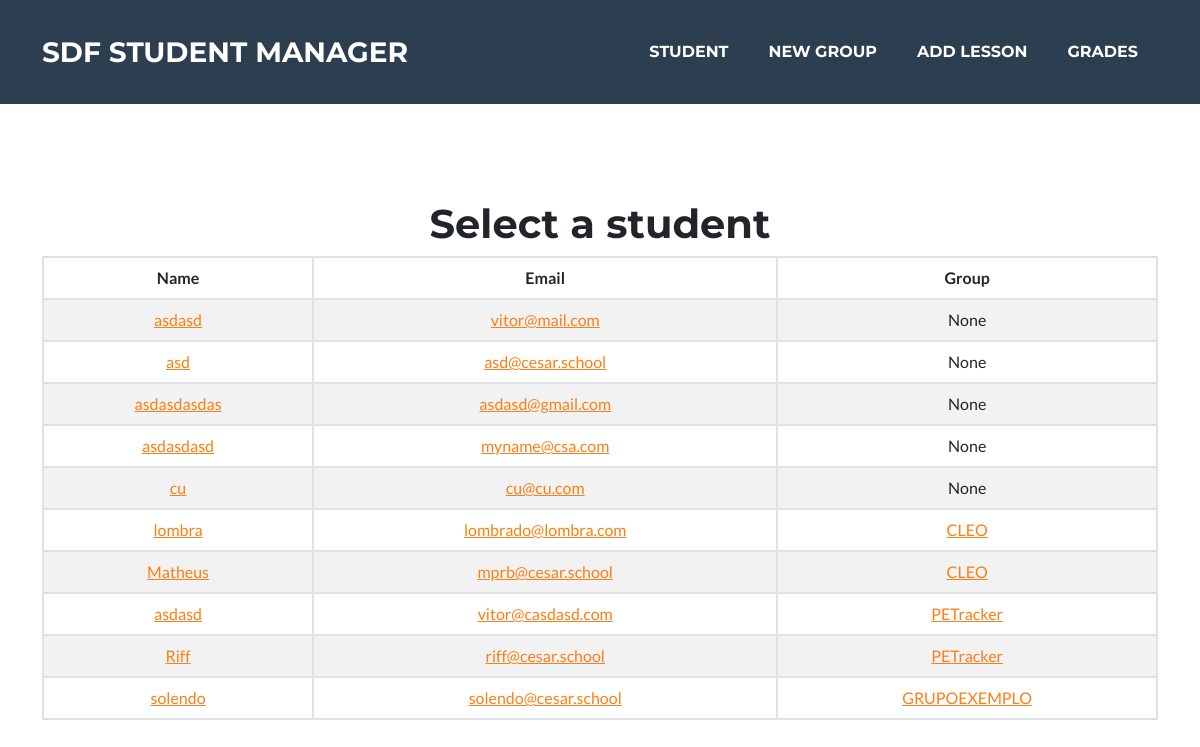
The page /student/select/edit on the database as committed earlier.
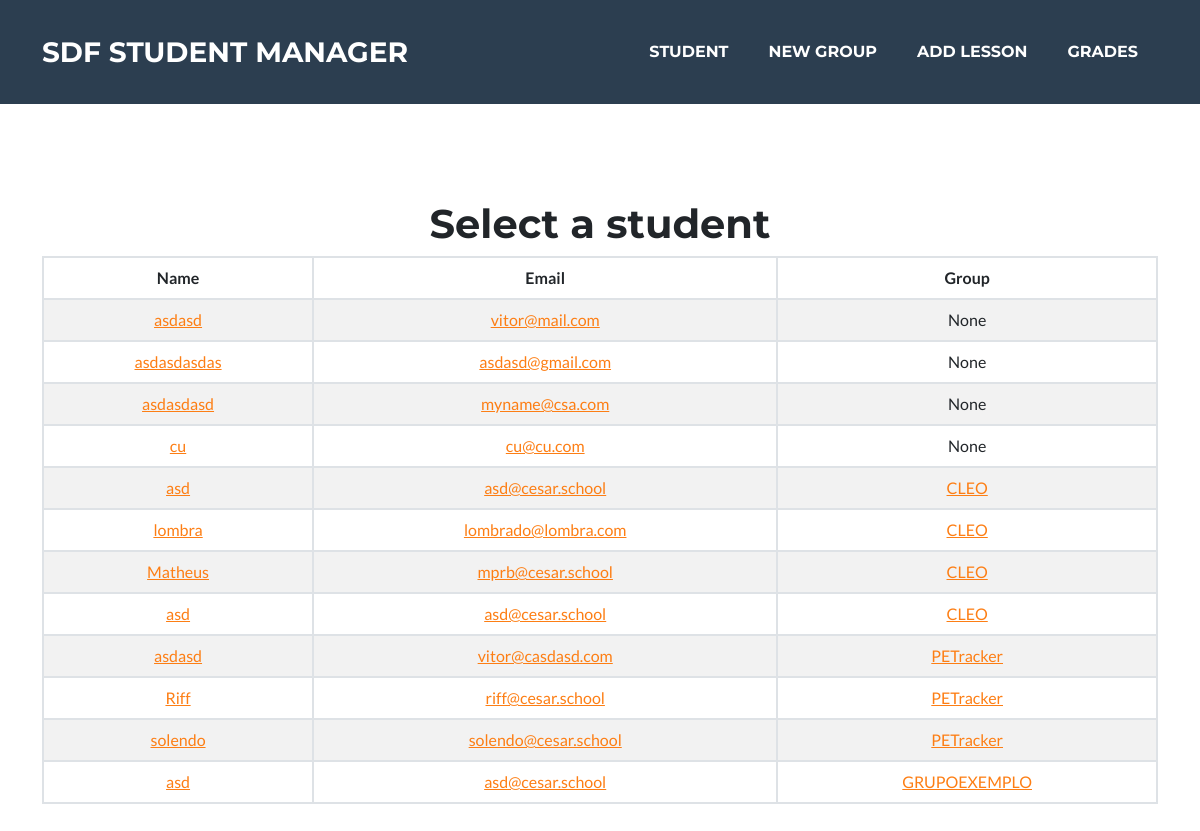
The same page on the database as committed later.
### presence_count/models.py (models this page shows, shortened)
class Student(models.Model):
    name = models.CharField(max_length=100)
    email = models.EmailField(max_length=100)
    grade_1 = models.FloatField(default=0)
    grade_2 = models.FloatField(default=0)
    grade_avg = models.FloatField(default=0)
    presences = models.IntegerField(default=0)
    group = models.ForeignKey(Group, on_delete=models.PROTECT, default=None, null=True, blank=True)

class Group(models.Model):
    name = models.CharField(max_length=100)
    tracking = models.URLField(blank=True)
    repo = models.URLField(blank=True)
    prototype = models.URLField(blank=True)
    description = models.TextField(max_length=512, blank=True)
    def __str__(self):
        return self.name

### presence_count/views.py (the view)
# urls.py: path('student/select/<str:op>', views.select_student, name='select_student'),
def select_student(request, op):
    students = Student.objects.all().order_by('group_id')
    context = {'students': students, 'op': op}
    if op == 'edit':
        return render(request, 'student/select_edit.html', context)
    elif op == 'delete':
        return render(request, 'student/select_delete.html', context)

### presence_count/templates/student/select_edit.html (shortened to what this page needs)
{% extends 'snippets/select_student.html' %}
{% block address %}
    <td><a href="{% url 'presence_count:edit_student' student.id %}">{{student.name}}</a></td>
{% endblock %}

### presence_count/templates/snippets/select_student.html
{% extends 'base.html' %}
{% block body %}
<header class="masthead text-center">
    <div class="container d-flex flex-column">
        <h1>Select a student</h1>
        <table class="table table-striped table-hover table-bordered">
            <thead>
                <tr>
                    <th scope="col">Name</th>
                    <th scope="col">Email</th>
                    <th scope="col">Group</th>
                </tr>
            </thead>
            <tbody>
                {% for student in students %}
                <tr>
                    {% block address %}
                    {% endblock %}
                    <td><a href="mailto:{{student.email}}">{{student.email}}</a></td>
                    {% if student.group_id %}
                        <td><a href="{% url 'presence_count:view_group' student.group_id %}" target="_blank">{{student.group}}</a></td>
                    {% else %}
                        <td>{{student.group}}</td>
                    {% endif %}
                </tr>
                {% endfor %}
            </tbody>
        </table>
    </div>
</header>
{% endblock %}

Rows that differ between the two databases and show on the page:
changed Student (number 5 of 12 on the later page): group_id empty → 1 (drawn); group "None" → "CLEO"; moves down the list
added Student: name "asd", email "asd@cesar.school", group "CLEO"
changed Student "solendo": group "GRUPOEXEMPLO" → "PETracker"
added Student: name "asd", email "asd@cesar.school", group "GRUPOEXEMPLO"
